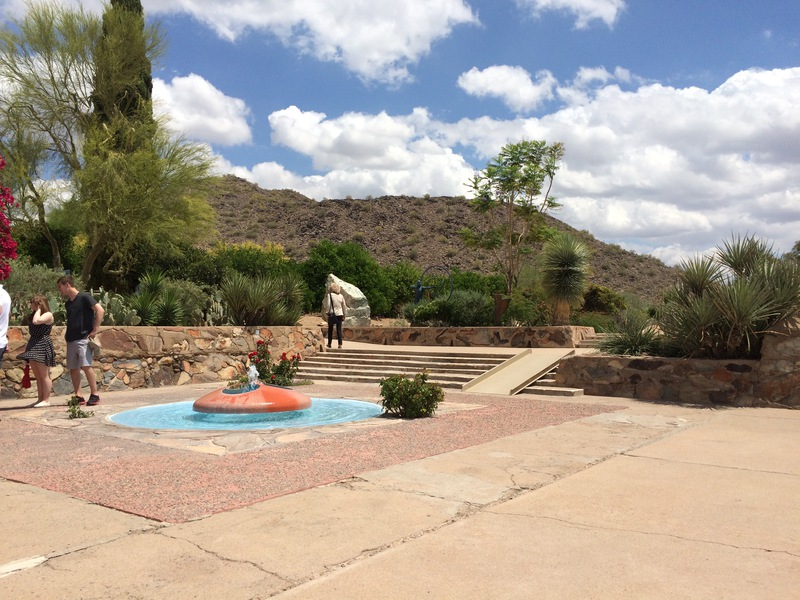
#> input picture Stitch_Panorama/images/scottsdale/1.jpg, 800 x 600 px; its folder holds 3 pictures in this run
$ python image_stitching_simple.py --images images/scottsdale --output out.png
#> lines starting #> are read from the running program, lines starting #| are printed output that depends on the picture
# USAGE
# python image_stitching_simple.py --images images/scottsdale --output output.png

# import the necessary packages
from imutils import paths
import numpy as np
import argparse
import imutils
import cv2

# construct the argument parser and parse the arguments
ap = argparse.ArgumentParser()
ap.add_argument("-i", "--images", type=str, required=True,
	help="C:\\Users\\hp\\Desktop\\Semester_5\\COL780_vision\\Assignment2\\image-stitching-opencv\\images\\scottsdale")
ap.add_argument("-o", "--output", type=str, required=True,
	help="C:\\Users\\hp\\Desktop\\Semester_5\\COL780_vision\\Assignment2\\image-stitching-opencv\\output.png")
args = vars(ap.parse_args())

# grab the paths to the input images and initialize our images list
print("[INFO] loading images...")
imagePaths = sorted(list(paths.list_images(args["images"])))
images = []

# loop over the image paths, load each one, and add them to our
# images to stich list
for imagePath in imagePaths:
	image = cv2.imread(imagePath)
#> image is the input picture: shape (600, 800, 3); mean B, G, R 140.1, 152.5, 162.4
	images.append(image)

# initialize OpenCV's image sticher object and then perform the image
# stitching
print("[INFO] stitching images...")
stitcher = cv2.createStitcher() if imutils.is_cv3() else cv2.Stitcher_create()
print("created")
(status, stitched) = stitcher.stitch(images)
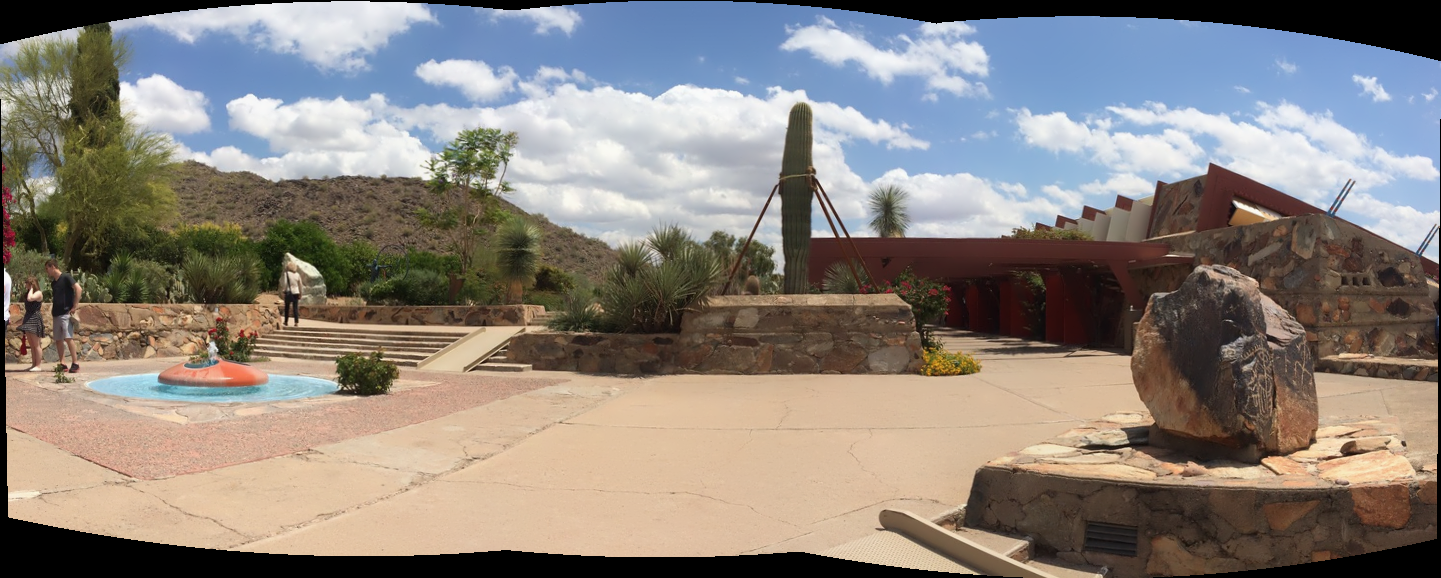
#> stitched: shape (578, 1441, 3); mean of channels 0, 1, 2 124.9, 131.4, 139; drawn as B, G, R
#> status = 0

# if the status is '0', then OpenCV successfully performed image
# stitching
if status == 0:
	# write the output stitched image to disk
	print("here")
	cv2.imwrite(args["output"], stitched)

	# display the output stitched image to our screen
	cv2.imshow("Stitched", stitched)
	cv2.waitKey(0)

# otherwise the stitching failed, likely due to not enough keypoints)
# being detected
else:
	print("[INFO] image stitching failed ({})".format(status))
